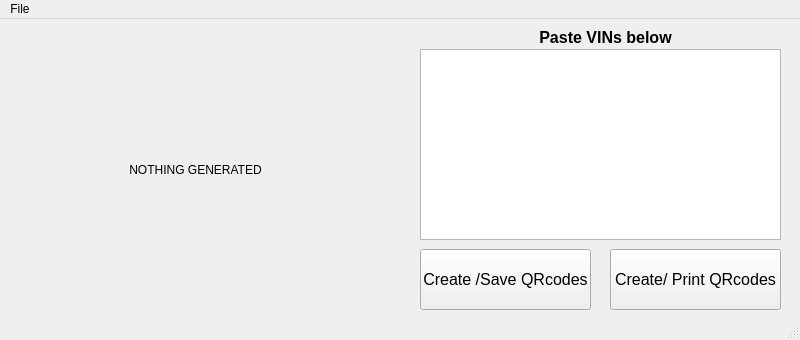
<?xml version="1.0" encoding="UTF-8"?>
<ui version="4.0">
 <class>MainWindow</class>
 <widget class="QMainWindow" name="MainWindow">
  <property name="geometry">
   <rect>
    <x>0</x>
    <y>0</y>
    <width>800</width>
    <height>340</height>
   </rect>
  </property>
  <property name="sizePolicy">
   <sizepolicy hsizetype="Fixed" vsizetype="Fixed">
    <horstretch>0</horstretch>
    <verstretch>0</verstretch>
   </sizepolicy>
  </property>
  <property name="minimumSize">
   <size>
    <width>800</width>
    <height>340</height>
   </size>
  </property>
  <property name="maximumSize">
   <size>
    <width>800</width>
    <height>340</height>
   </size>
  </property>
  <property name="baseSize">
   <size>
    <width>800</width>
    <height>340</height>
   </size>
  </property>
  <property name="windowTitle">
   <string>Barcode Maker (v1.15) (c) 2023 K. Winstanley</string>
  </property>
  <widget class="QWidget" name="centralwidget">
   <widget class="QPushButton" name="pushButton">
    <property name="geometry">
     <rect>
      <x>420</x>
      <y>230</y>
      <width>171</width>
      <height>61</height>
     </rect>
    </property>
    <property name="font">
     <font>
      <pointsize>12</pointsize>
      <italic>false</italic>
     </font>
    </property>
    <property name="text">
     <string>Create /Save QRcodes</string>
    </property>
   </widget>
   <widget class="QTextEdit" name="textEdit">
    <property name="geometry">
     <rect>
      <x>420</x>
      <y>30</y>
      <width>361</width>
      <height>191</height>
     </rect>
    </property>
   </widget>
   <widget class="QLabel" name="label">
    <property name="geometry">
     <rect>
      <x>10</x>
      <y>10</y>
      <width>371</width>
      <height>281</height>
     </rect>
    </property>
    <property name="text">
     <string>NOTHING GENERATED</string>
    </property>
    <property name="alignment">
     <set>Qt::AlignCenter</set>
    </property>
   </widget>
   <widget class="QPushButton" name="pushButton_2">
    <property name="geometry">
     <rect>
      <x>610</x>
      <y>230</y>
      <width>171</width>
      <height>61</height>
     </rect>
    </property>
    <property name="font">
     <font>
      <pointsize>12</pointsize>
      <italic>false</italic>
     </font>
    </property>
    <property name="text">
     <string>Create/ Print QRcodes</string>
    </property>
   </widget>
   <widget class="QLabel" name="label_2">
    <property name="geometry">
     <rect>
      <x>430</x>
      <y>10</y>
      <width>351</width>
      <height>16</height>
     </rect>
    </property>
    <property name="font">
     <font>
      <pointsize>12</pointsize>
      <weight>75</weight>
      <bold>true</bold>
     </font>
    </property>
    <property name="text">
     <string>Paste VINs below</string>
    </property>
    <property name="scaledContents">
     <bool>false</bool>
    </property>
    <property name="alignment">
     <set>Qt::AlignCenter</set>
    </property>
   </widget>
  </widget>
  <widget class="QMenuBar" name="menubar">
   <property name="geometry">
    <rect>
     <x>0</x>
     <y>0</y>
     <width>800</width>
     <height>22</height>
    </rect>
   </property>
   <widget class="QMenu" name="menuFile">
    <property name="title">
     <string>File</string>
    </property>
    <addaction name="actionLoad"/>
    <addaction name="actionLoad_TXT"/>
   </widget>
   <addaction name="menuFile"/>
  </widget>
  <widget class="QStatusBar" name="statusbar"/>
  <action name="actionLoad">
   <property name="text">
    <string>Load XL</string>
   </property>
  </action>
  <action name="actionLoad_TXT">
   <property name="text">
    <string>Load TXT</string>
   </property>
  </action>
 </widget>
 <resources/>
 <connections/>
</ui>
